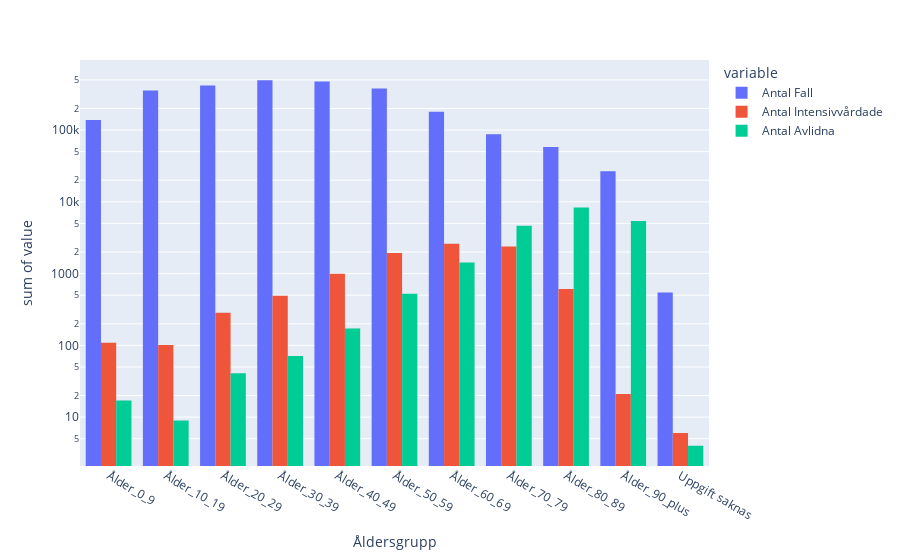

Notebook source saved alongside this figure:
### Code cell
# plot showing how badly different age groups are affected by the virus
# TODO title and labels
px.histogram(df_antal_fall_per_åldersgrupp, x = "Åldersgrupp", y = ["Antal Fall", "Antal Intensivvårdade", "Antal Avlidna"], barmode = "group", log_y = True)

### Figure 1 — Plotly figure (JSON) as saved in the notebook; plotly's stock layout.template omitted (floating-point values rounded to 4 significant figures)
{"data": [{"alignmentgroup": "True", "bingroup": "x", "histfunc": "sum", "hovertemplate": "variable=Antal Fall<br>Åldersgrupp=%{x}<br>sum of value=%{y}<extra></extra>", "legendgroup": "Antal Fall", "marker": {"color": "#636efa", "pattern": {"shape": ""}}, "name": "Antal Fall", "offsetgroup": "Antal Fall", "orientation": "v", "showlegend": true, "type": "histogram", "x": ["Ålder_0_9", "Ålder_10_19", "Ålder_20_29", "Ålder_30_39", "Ålder_40_49", "Ålder_50_59", "Ålder_60_69", "Ålder_70_79", "Ålder_80_89", "Ålder_90_plus", "Uppgift saknas"], "xaxis": "x", "y": [138071, 355823, 418506, 493443, 474702, 378468, 180079, 87096, 58170, 26677, 545], "yaxis": "y"}, {"alignmentgroup": "True", "bingroup": "x", "histfunc": "sum", "hovertemplate": "variable=Antal Intensivvårdade<br>Åldersgrupp=%{x}<br>sum of value=%{y}<extra></extra>", "legendgroup": "Antal Intensivvårdade", "marker": {"color": "#EF553B", "pattern": {"shape": ""}}, "name": "Antal Intensivvårdade", "offsetgroup": "Antal Intensivvårdade", "orientation": "v", "showlegend": true, "type": "histogram", "x": ["Ålder_0_9", "Ålder_10_19", "Ålder_20_29", "Ålder_30_39", "Ålder_40_49", "Ålder_50_59", "Ålder_60_69", "Ålder_70_79", "Ålder_80_89", "Ålder_90_plus", "Uppgift saknas"], "xaxis": "x", "y": [109, 101, 285, 492, 997, 1932, 2595, 2394, 612, 21, 6], "yaxis": "y"}, {"alignmentgroup": "True", "bingroup": "x", "histfunc": "sum", "hovertemplate": "variable=Antal Avlidna<br>Åldersgrupp=%{x}<br>sum of value=%{y}<extra></extra>", "legendgroup": "Antal Avlidna", "marker": {"color": "#00cc96", "pattern": {"shape": ""}}, "name": "Antal Avlidna", "offsetgroup": "Antal Avlidna", "orientation": "v", "showlegend": true, "type": "histogram", "x": ["Ålder_0_9", "Ålder_10_19", "Ålder_20_29", "Ålder_30_39", "Ålder_40_49", "Ålder_50_59", "Ålder_60_69", "Ålder_70_79", "Ålder_80_89", "Ålder_90_plus", "Uppgift saknas"], "xaxis": "x", "y": [17, 9, 41, 71, 172, 523, 1422, 4654, 8326, 5420, 4], "yaxis": "y"}], "layout": {"barmode": "group", "legend": {"title": {"text": "variable"}, "tracegroupgap": 0}, "margin": {"t": 60}, "xaxis": {"anchor": "y", "domain": [0, 1], "title": {"text": "Åldersgrupp"}}, "yaxis": {"anchor": "x", "domain": [0, 1], "title": {"text": "sum of value"}, "type": "log"}}}
